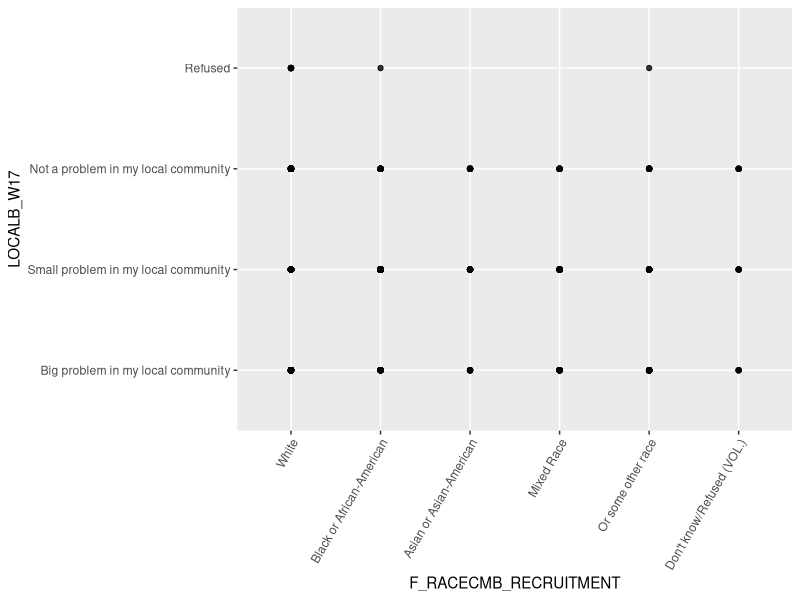

Source code (R):
## ---- chunk 1
knitr::opts_chunk$set(echo = TRUE)
library(haven)
library(readr)
library(tidyverse)
## ---- chunk 2
trust <- read_sav("raw-data/W17_May16/ATP W17.sav") %>%
  as_factor("label")
## ---- chunk 3
trust2 <- trust %>%
  filter(FORM_W17 == "FORM 1") %>%
  select("FORM_W17", "QKEY", "CONFD1_W17", "LOCALB_W17", "BIO18_W17", "F_AGECAT_FINAL", "F_INCOME_RECODE_FINAL", "F_RACECMB_RECRUITMENT")

trust2 %>%
  ggplot(aes(x = F_RACECMB_RECRUITMENT, y = LOCALB_W17)) + geom_point(alpha = 0.8) +
  theme(axis.text.x = element_text(angle = 60, hjust = 1))



